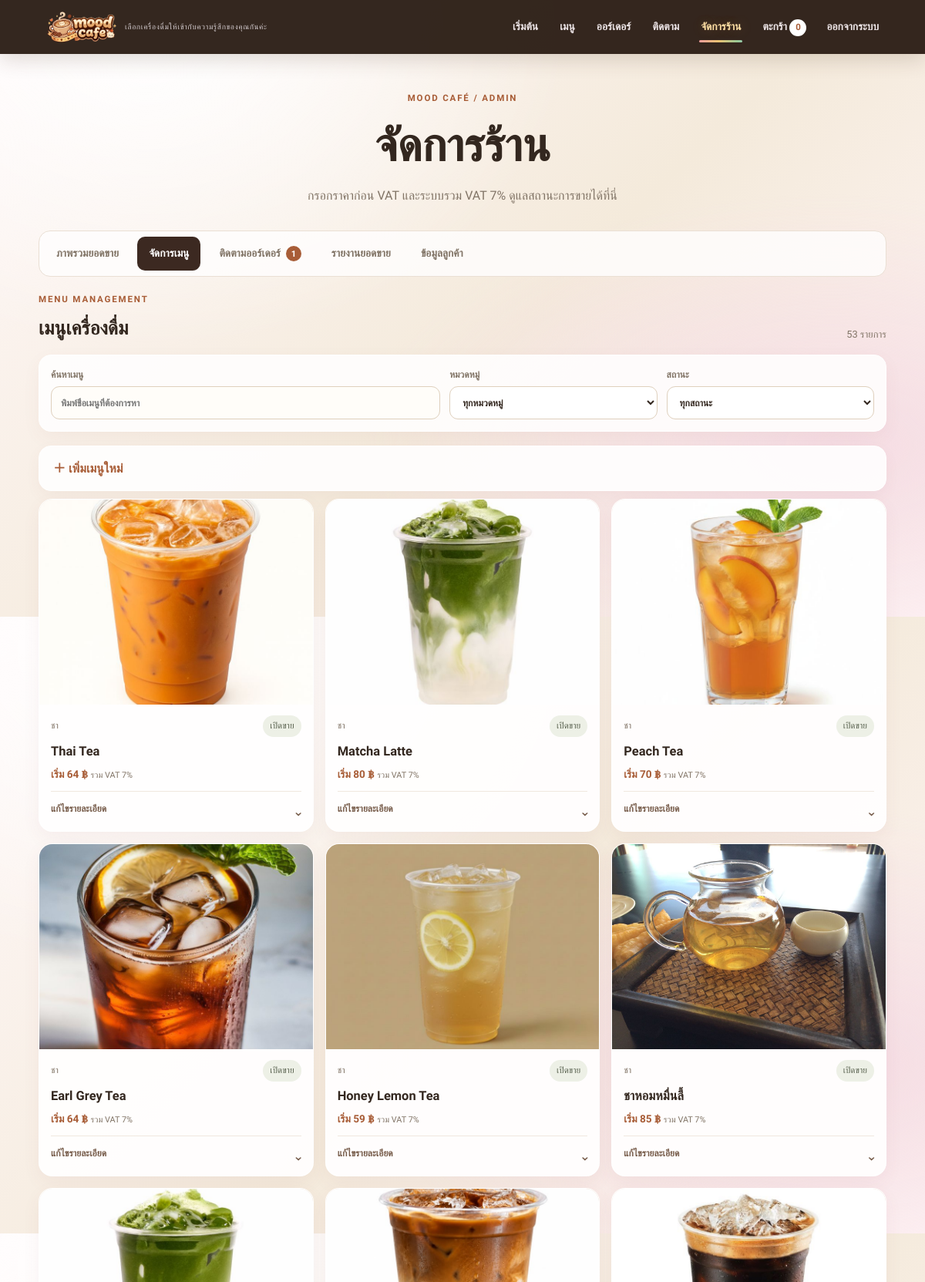
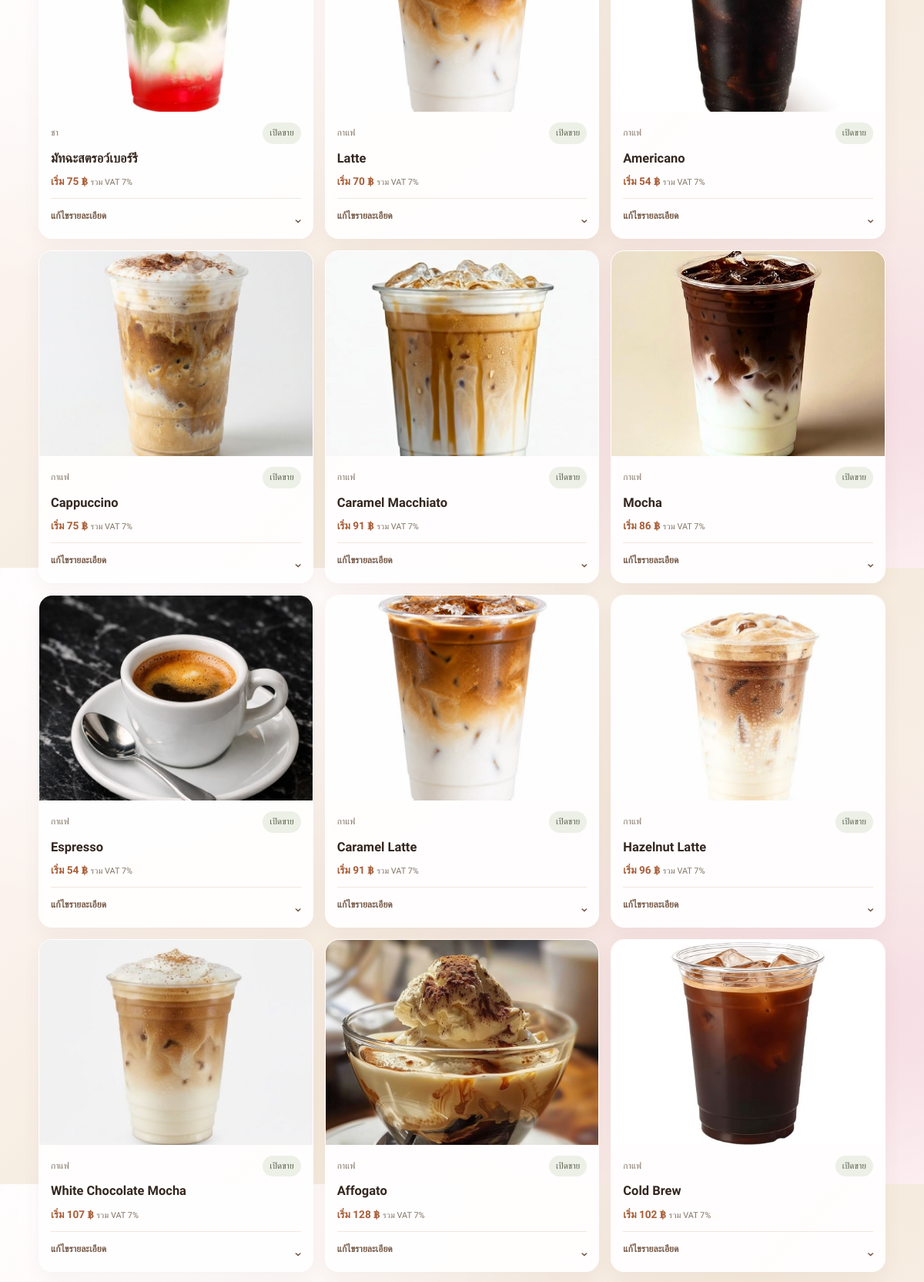
/admin/menu (signed in, upper part), run on the app's committed database (2 pictures, top to bottom).
### tables this page shows
CREATE TABLE menu_items (
                id INTEGER PRIMARY KEY AUTOINCREMENT,
                name TEXT NOT NULL UNIQUE,
                category TEXT NOT NULL,
                emoji TEXT NOT NULL,
                prices_json TEXT NOT NULL,
                moods_json TEXT NOT NULL,
                active INTEGER NOT NULL DEFAULT 1,
                updated_at TEXT
            , image_filename TEXT);

### app.py (the view)
@app.route("/admin/menu")
def admin_menu():
    if not session.get("is_admin"):
        return redirect(url_for("home"))
    menu_items = get_drinks(active_only=False, include_vat=False)
    for item in menu_items:
        item["sale_prices"] = {code: price_including_vat(price) for code, price in item["prices"].items()}
    return render_template("admin_menu.html", menu_items=menu_items,
                           categories=CATEGORY_NAMES, styles=STYLE_NAMES,
                           moods=MOOD_NAMES, notice=session.pop("admin_notice", ""),
                           active_admin_page="menu", pending_order_count=get_admin_sales_summary()["pending_order_count"])

### app.py (called while the page is built)
@app.after_request
def prevent_stale_page_cache(response):
    if response.mimetype == "text/html":
        response.headers["Cache-Control"] = "no-store, no-cache, must-revalidate, max-age=0"
        response.headers["Pragma"] = "no-cache"
    return response

def price_including_vat(price):
    gross = Decimal(str(price)) * (Decimal("1.00") + VAT_RATE)
    return float(gross.quantize(Decimal("1"), rounding=ROUND_HALF_UP))

def format_number_with_commas(value, decimals=None):
    try:
        amount = Decimal(str(value if value is not None else 0))
        if decimals is not None:
            digits = max(0, int(decimals))
            quantum = Decimal("1").scaleb(-digits)
            amount = amount.quantize(quantum, rounding=ROUND_HALF_UP)
            return format(amount, f",.{digits}f")
        rendered = format(amount, ",f")
        return rendered.rstrip("0").rstrip(".") if "." in rendered else rendered
    except (InvalidOperation, ValueError, TypeError, OverflowError):
        return str(value if value is not None else "")

def get_drinks(active_only=True, include_vat=True):
    query = "SELECT * FROM menu_items" + (" WHERE active=1" if active_only else "") + " ORDER BY id"
    with sqlite3.connect(DB_PATH) as conn:
        conn.row_factory = sqlite3.Row
        rows = conn.execute(query).fetchall()
    drinks = []
    for row in rows:
        prices = json.loads(row["prices_json"])
        if include_vat:
            prices = {code: price_including_vat(price) for code, price in prices.items()}
        drinks.append({"id": row["id"], "name": row["name"], "category": row["category"], "emoji": "", "image_key": MENU_IMAGE_KEYS.get(row["name"], "menu-default"), "image_filename": row["image_filename"], "prices": prices, "moods": json.loads(row["moods_json"]), "sweetness_options": SWEETNESS_OPTIONS, "active": row["active"]})
    return drinks

@app.context_processor
def inject_menu_image_keys():
    with sqlite3.connect(DB_PATH) as conn:
        conn.row_factory = sqlite3.Row
        rows = conn.execute("SELECT name, image_filename FROM menu_items WHERE image_filename IS NOT NULL").fetchall()
    image_urls = {row["name"]: url_for("static", filename=f"uploads/menu/{row['image_filename']}") for row in rows}
    return {"menu_image_keys": MENU_IMAGE_KEYS, "menu_image_urls": image_urls, "current_year": datetime.now().year}

### templates/admin_menu.html (shortened to what this page needs)
{% extends 'base.html' %}
{% block content %}
<section class="page-heading compact">
    <p class="eyebrow">MOOD CAFÉ / ADMIN</p>
    <h1>จัดการร้าน</h1>
    <p>กรอกราคาก่อน VAT และระบบรวม VAT 7%  ดูแลสถานะการขายได้ที่นี่</p>
</section>
{% include '_admin_nav.html' %}
<section id="menu-management" class="admin-section">
    <div class="admin-section-heading">
        <div>
            <p class="eyebrow">MENU MANAGEMENT</p>
            <h2>เมนูเครื่องดื่ม</h2>
        </div>
        <span data-menu-visible-count>{{ menu_items|length }} รายการ</span>
    </div>
    <div class="admin-menu-toolbar" aria-label="ค้นหาและกรองเมนู">
        <label class="admin-menu-search">
            <span>ค้นหาเมนู</span>
            <input type="search" placeholder="พิมพ์ชื่อเมนูที่ต้องการหา" data-menu-search>
        </label>
        <label>
            <span>หมวดหมู่</span>
            <select data-menu-category>
                <option value="all">ทุกหมวดหมู่</option>
            </select>
        </label>
        <label>
            <span>สถานะ</span>
            <select data-menu-status><option value="all">ทุกสถานะ</option><option value="active">เปิดขาย</option><option value="inactive">ปิดขาย</option></select>
        </label>
    </div>
    <details class="admin-add-form">
        <summary>＋ เพิ่มเมนูใหม่</summary>
    </details>
    <div class="admin-menu-list">
        {% for item in menu_items %}
        <details class="admin-menu-card" data-admin-menu-item data-name="{{ item.name|lower }}" data-category="{{ item.category }}" data-status="{{ 'active' if item.active else 'inactive' }}">
            <summary>
                <span class="menu-photo admin-menu-photo">
                    <span class="menu-photo-fallback">MENU</span>
                    <img
                        src="{{ menu_image_urls.get(item.name) or url_for('static', filename='images/' ~ menu_image_keys.get(item.name, item.name) ~ '.jpg', v='menu-set-20261014-userphotos') }}" data-fallback="{{ url_for('static', filename='images/' ~ menu_image_keys.get(item.name, item.name) ~ '.jpg', v='menu-set-20261014-userphotos') }}"
                        alt="{{ item.name }}"
                        loading="lazy"
                        onerror="if (!this.dataset.fallbackTried) { this.dataset.fallbackTried = '1'; this.src = this.dataset.fallback; } else { this.remove(); }"
                        onload="this.parentElement.classList.add('has-image')"
                    >
                </span>
                <span class="admin-menu-card-info">
                    <span class="admin-menu-card-meta">
                        <span>{{ categories[item.category] }}</span>
                        <span class="menu-state {% if item.active %}is-active{% endif %}">{{ 'เปิดขาย' if item.active else 'ปิดขาย' }}</span>
                    </span>
                    <span class="admin-menu-name">{{ item.name }}</span>
                    <span class="admin-menu-price">เริ่ม {{ (item.sale_prices.values()|min)|number(0) }} ฿ <small>รวม VAT 7%</small></span>
                    <span class="admin-menu-edit-hint">แก้ไขรายละเอียด <span aria-hidden="true">⌄</span></span>
                </span>
            </summary>
        </details>
        {% endfor %}
    </div>
</section>
{% endblock %}

### data on the page
menu_items: get (picture), category "ชา", active "เปิดขาย", name "Thai Tea", sale_prices "64"
menu_items: get (picture), category "ชา", active "เปิดขาย", name "Matcha Latte", sale_prices "80"
menu_items: get (picture), category "ชา", active "เปิดขาย", name "Peach Tea", sale_prices "70"
menu_items: get (picture), category "ชา", active "เปิดขาย", name "Earl Grey Tea", sale_prices "64"
menu_items: get (picture), category "ชา", active "เปิดขาย", name "Honey Lemon Tea", sale_prices "59"
menu_items: get (picture), category "ชา", active "เปิดขาย", name "ชาหอมหมื่นลี้", sale_prices "85"
menu_items: get (picture), category "ชา", active "เปิดขาย", name "มัทฉะสตรอว์เบอร์รี", sale_prices "75"
menu_items: get (picture), category "กาแฟ", active "เปิดขาย", name "Latte", sale_prices "70"
menu_items: get (picture), category "กาแฟ", active "เปิดขาย", name "Americano", sale_prices "54"
menu_items: get (picture), category "กาแฟ", active "เปิดขาย", name "Cappuccino", sale_prices "75"
menu_items: get (picture), category "กาแฟ", active "เปิดขาย", name "Caramel Macchiato", sale_prices "91"
menu_items: get (picture), category "กาแฟ", active "เปิดขาย", name "Mocha", sale_prices "86"
menu_items: get (picture), category "กาแฟ", active "เปิดขาย", name "Espresso", sale_prices "54"
menu_items: get (picture), category "กาแฟ", active "เปิดขาย", name "Caramel Latte", sale_prices "91"
menu_items: get (picture), category "กาแฟ", active "เปิดขาย", name "Hazelnut Latte", sale_prices "96"
menu_items: get (picture), category "กาแฟ", active "เปิดขาย", name "White Chocolate Mocha", sale_prices "107"
menu_items: get (picture), category "กาแฟ", active "เปิดขาย", name "Affogato", sale_prices "128"
menu_items: get (picture), category "กาแฟ", active "เปิดขาย", name "Cold Brew", sale_prices "102"

### other printed values
{{ 'ออร์เดอร์' if session.get('is_admin') else 'ประวัติคำสั่งซื้อ' }} "ออร์เดอร์"
{{ site_count|number(0) }} "0"
{{ pending_order_count|number(0) }} "1"
{{ menu_items|length }} "53"
